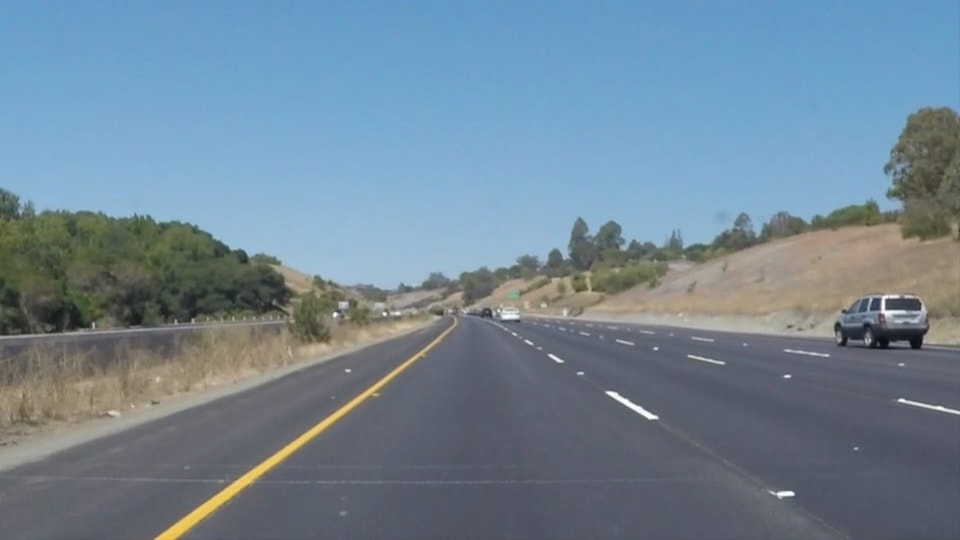
#> input picture test_images/solidYellowCurve.jpg, 960 x 540 px
$ jupyter execute Pipline.ipynb   (shell and % lines are left out)
#> lines starting #> are read from the running program, lines starting #| are printed output that depends on the picture; after the words box and inside, x2 and y2 are one past the last pixel; in counts of white or black regions, pixels touching at a corner belong together
[cell 1]
#importing some useful packages
import matplotlib.pyplot as plt
import matplotlib.image as mpimg
import numpy as np
import cv2
# Import everything needed to edit/save/watch video clips
from moviepy.editor import VideoFileClip
from IPython.display import HTML

### Import the image to be processed

[cell 2]
image = mpimg.imread('test_images/solidYellowCurve.jpg')
#> image is the input picture: shape (540, 960, 3); mean R, G, B 113, 133.4, 149
print('This image is: ',type(image), 'with dimensions: ', image.shape)
#| This image is:  <class 'numpy.ndarray'> with dimensions:  (540, 960, 3)
plt.imshow(image)
#> (this line was passed over: IPython is not available in this run)

### Some Helper functions :
 * this block contains multiple funtions which have been created for ease of final pipeline for this project.

[cell 3]
# [19 lines left out: function color_selection, not called in this run]

def grayscale(img):
    """Applies the Grayscale transform
    This will return an image with only one color channel
    but NOTE: to see the returned image as grayscale
    (assuming your grayscaled image is called 'gray')
    you should call plt.imshow(gray, cmap='gray')"""
    return cv2.cvtColor(img, cv2.COLOR_RGB2GRAY)
    # Or use BGR2GRAY if you read an image with cv2.imread()
    # return cv2.cvtColor(img, cv2.COLOR_BGR2GRAY)

def canny(img, low_threshold, high_threshold):
    """Applies the Canny transform"""
    return cv2.Canny(img, low_threshold, high_threshold)

def gaussian_blur(img, kernel_size):
    """Applies a Gaussian Noise kernel"""
    return cv2.GaussianBlur(img, (kernel_size, kernel_size), 0)

# [126 lines left out: functions region_of_interest, average_intercept_slope, line_points, draw_lines, hough_lines, weighted_img, not called in this run]

### Steps of pipline :
* This below code blocks are defined individually to show what changes each section of the code makes to the code.

[cell 4]
# converting given RGB image into HSV color model
HSV_image = cv2.cvtColor(image, cv2.COLOR_RGB2HSV)
#> HSV_image: shape (540, 960, 3); mean H, S, V 90, 67.7, 154.4

# detecting white lines whose intensity varies from 200 to 255 for RGB colors.
White = cv2.inRange(image, (200, 200, 200), (255, 255, 255))
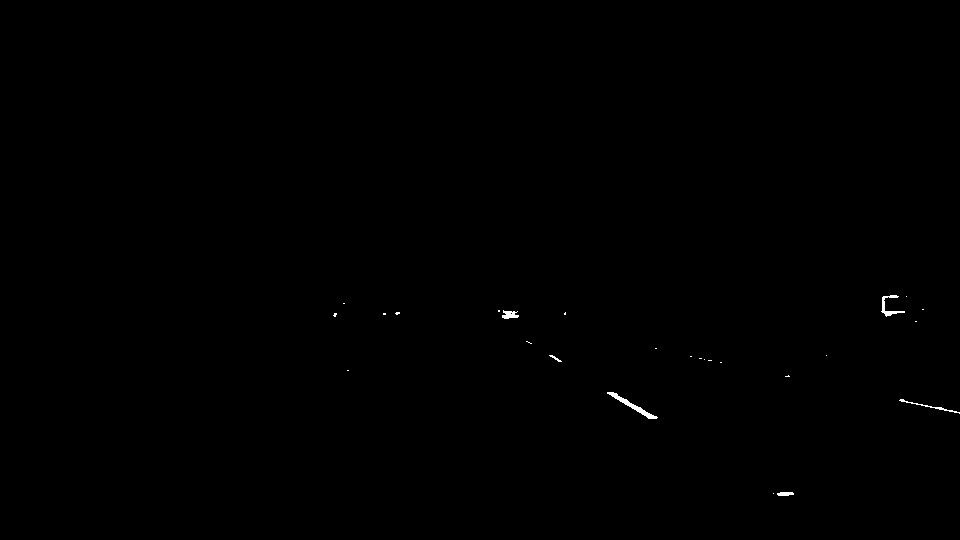
#> White: shape (540, 960); 0.15% white; 26 white regions (20 under 20 px), largest, box (x1, y1, x2, y2) and area: (607, 392, 658, 419) 245, (881, 295, 905, 317) 150, (899, 399, 960, 414) 105, (502, 310, 519, 319) 100, (777, 492, 794, 496) 58, (549, 355, 562, 362) 29

# detecting yellow lines using HSV converted image
# the values for rue 17, saturation 70 were obtained from trial and error basis
Yellow = cv2.inRange(HSV_image, (17, 70, 34), (30, 255, 255))
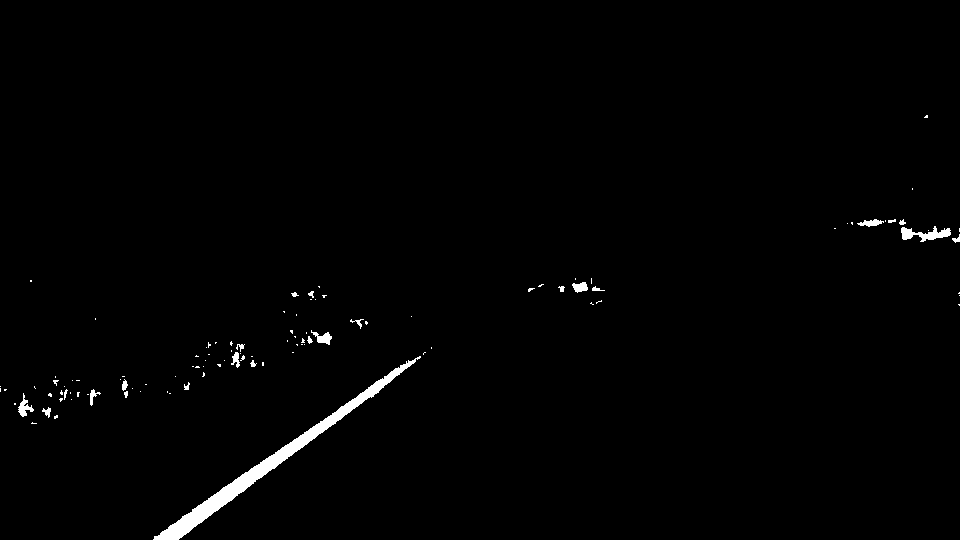
#> Yellow: shape (540, 960); 1.1% white; 107 white regions (83 under 20 px), largest, box (x1, y1, x2, y2) and area: (153, 356, 421, 540) 3573, (901, 226, 951, 242) 384, (18, 393, 34, 417) 153

# once both white and yellow lanes are obtained, we will merge them using bitwise_or function from cv2 and set other color pixels to 0.
mask_color = cv2.bitwise_or(White, Yellow)
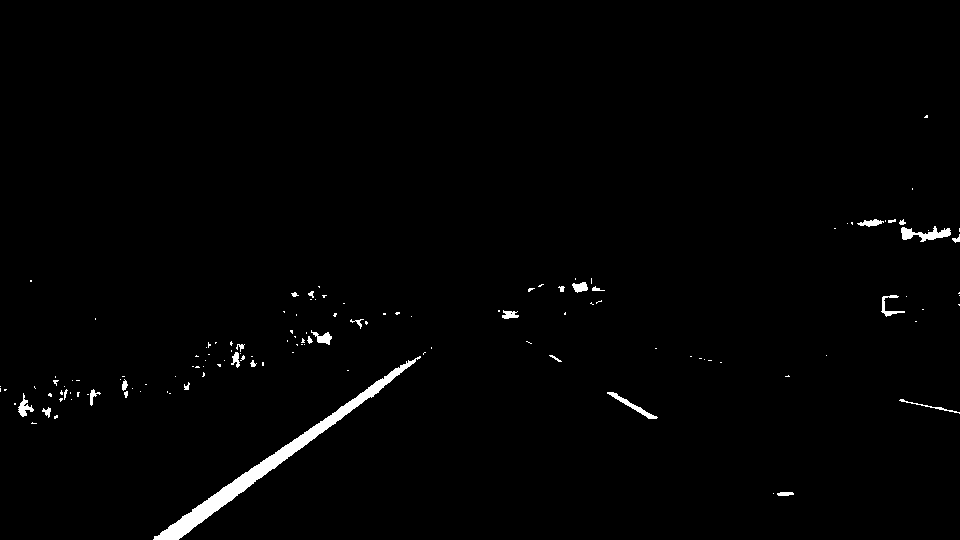
#> mask_color: shape (540, 960); 1.2% white; 133 white regions (103 under 20 px), largest, box (x1, y1, x2, y2) and area: (153, 356, 421, 540) 3573, (901, 226, 951, 242) 384, (607, 392, 658, 419) 245
masked_image = np.copy(image)
masked_image[mask_color == 0] = [0, 0, 0]
plt.imshow(masked_image)
#> (this line was passed over: IPython is not available in this run)
plt.savefig('examples/color_selection.jpg')
#> (this line was passed over: IPython is not available in this run)

[cell 5]
gray = grayscale(masked_image)
plt.imshow(gray, cmap='gray')
#> (this line was passed over: IPython is not available in this run)
plt.savefig('examples/gray.jpg')
#> (this line was passed over: IPython is not available in this run)

* gaussian blur image.

[cell 6]
kernal_size = 5
blur_gray = gaussian_blur(gray, kernal_size)
plt.imshow(blur_gray)
#> (this line was passed over: IPython is not available in this run)
plt.savefig('examples/blur_gray.jpg')
#> (this line was passed over: IPython is not available in this run)

$ run again, with test_images/solidWhiteCurve.jpg copied over test_images/solidYellowCurve.jpg
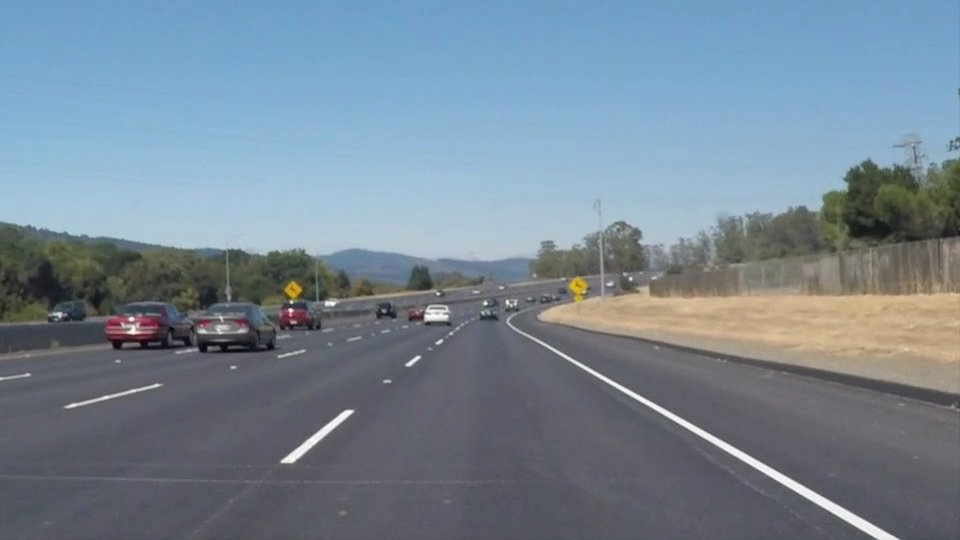
#> input picture test_images/solidWhiteCurve.jpg, 960 x 540 px
#> image is the input picture: shape (540, 960, 3); mean R, G, B 118.5, 134.5, 148.1
#| This image is:  <class 'numpy.ndarray'> with dimensions:  (540, 960, 3)
#> HSV_image: shape (540, 960, 3); mean H, S, V 97.9, 55.2, 152.4
#> `White = cv2.inRange(image, (200, 200, 200), (255, 255, 255))`:
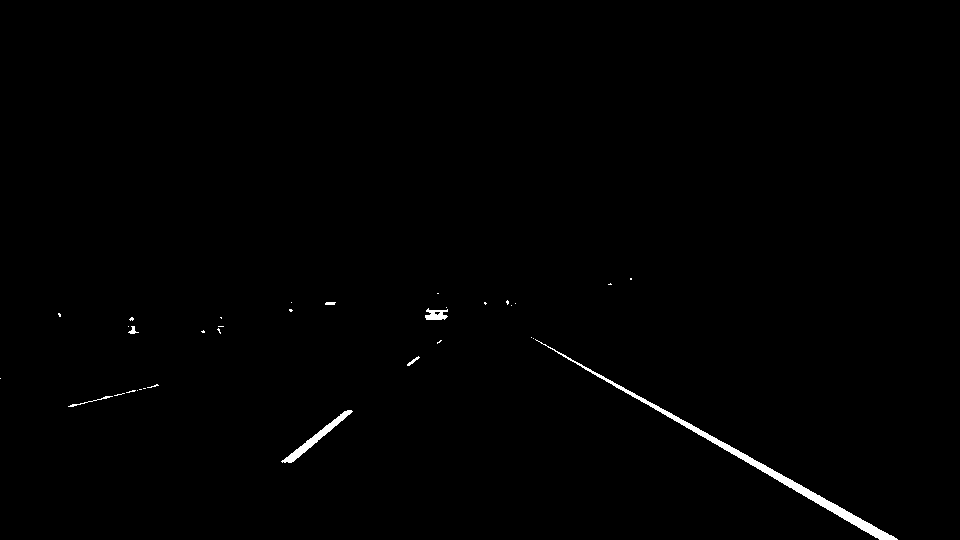
#> White: shape (540, 960); 0.64% white; 34 white regions (27 under 20 px), largest, box (x1, y1, x2, y2) and area: (535, 339, 898, 540) 2248, (281, 410, 353, 463) 560, (425, 308, 448, 320) 181
#> Yellow: shape (540, 960); 2.8% white; 58 white regions (48 under 20 px), largest, box (x1, y1, x2, y2) and area: (626, 280, 960, 361) 12621, (562, 275, 589, 316) 516, (280, 280, 307, 301) 415
#> mask_color: shape (540, 960); 3.5% white; 92 white regions (75 under 20 px), largest, box (x1, y1, x2, y2) and area: (626, 280, 960, 361) 12621, (535, 339, 898, 540) 2248, (281, 410, 353, 463) 560
#> in grayscale, `return cv2.cvtColor(img, cv2.COLOR_RGB2GRAY)`:
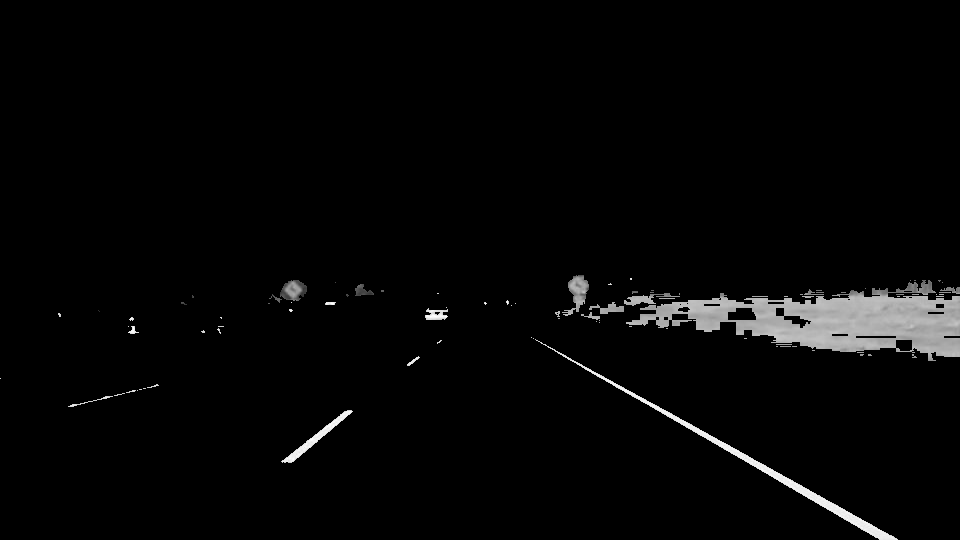
#> returned value: shape (540, 960); min 0, max 255, mean 6.3

$ run again, with test_images/solidWhiteRight.jpg copied over test_images/solidYellowCurve.jpg
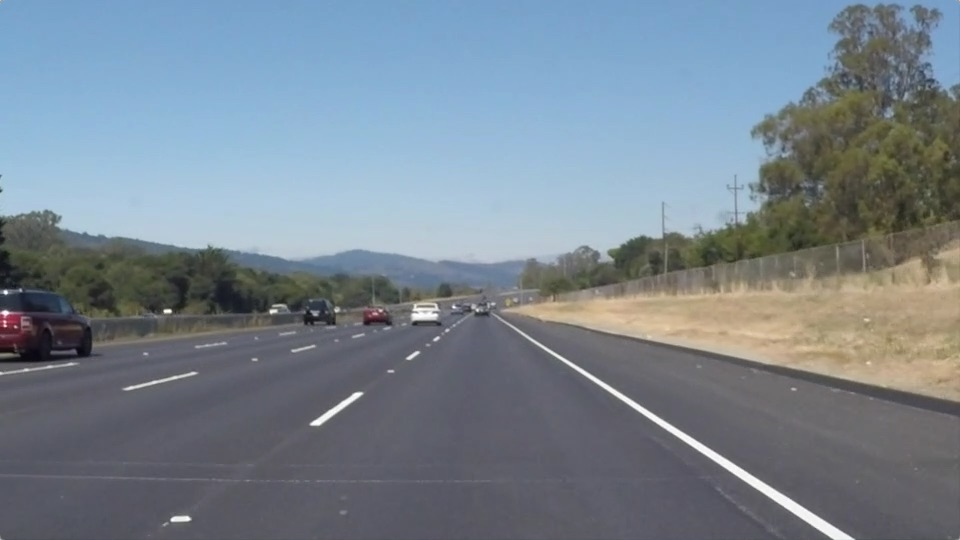
#> input picture test_images/solidWhiteRight.jpg, 960 x 540 px
#> image is the input picture: shape (540, 960, 3); mean R, G, B 120.3, 132.6, 143.7
#| This image is:  <class 'numpy.ndarray'> with dimensions:  (540, 960, 3)
#> HSV_image: shape (540, 960, 3); mean H, S, V 95, 51.9, 149.2
#> `White = cv2.inRange(image, (200, 200, 200), (255, 255, 255))`:
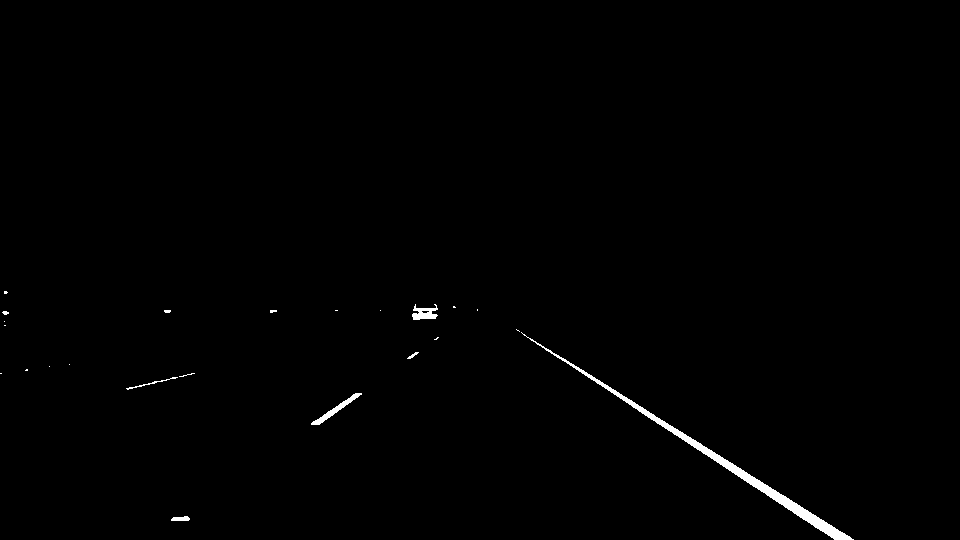
#> White: shape (540, 960); 0.62% white; 23 white regions (16 under 20 px), largest, box (x1, y1, x2, y2) and area: (521, 332, 854, 540) 2350, (311, 393, 362, 425) 291, (412, 304, 438, 320) 247
#> Yellow: shape (540, 960); 5.3% white; 129 white regions (105 under 20 px), largest, box (x1, y1, x2, y2) and area: (642, 245, 960, 386) 16334, (815, 120, 960, 201) 4446, (808, 182, 909, 244) 2352
#> in grayscale, `return cv2.cvtColor(img, cv2.COLOR_RGB2GRAY)`:
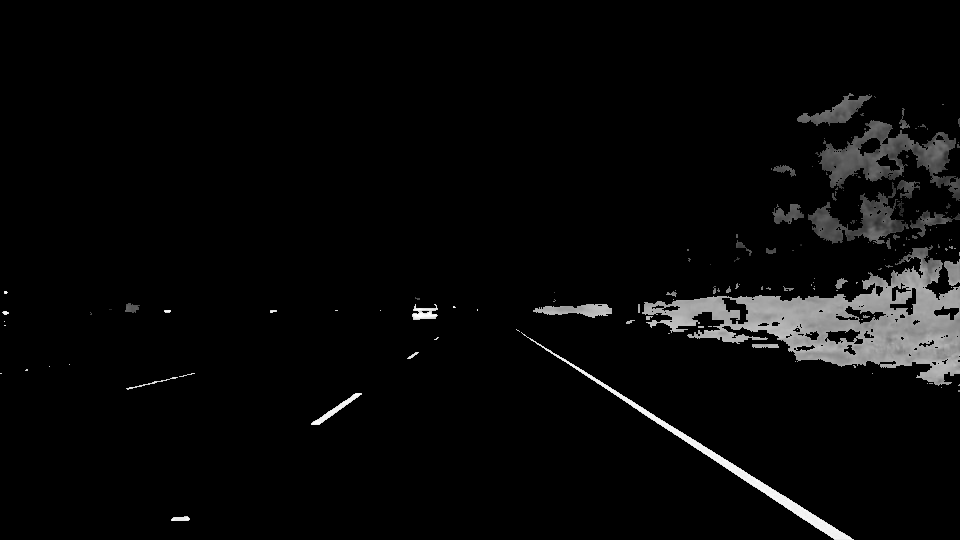
#> returned value: shape (540, 960); min 0, max 255, mean 8.5

$ run again, with test_images/solidYellowLeft.jpg copied over test_images/solidYellowCurve.jpg
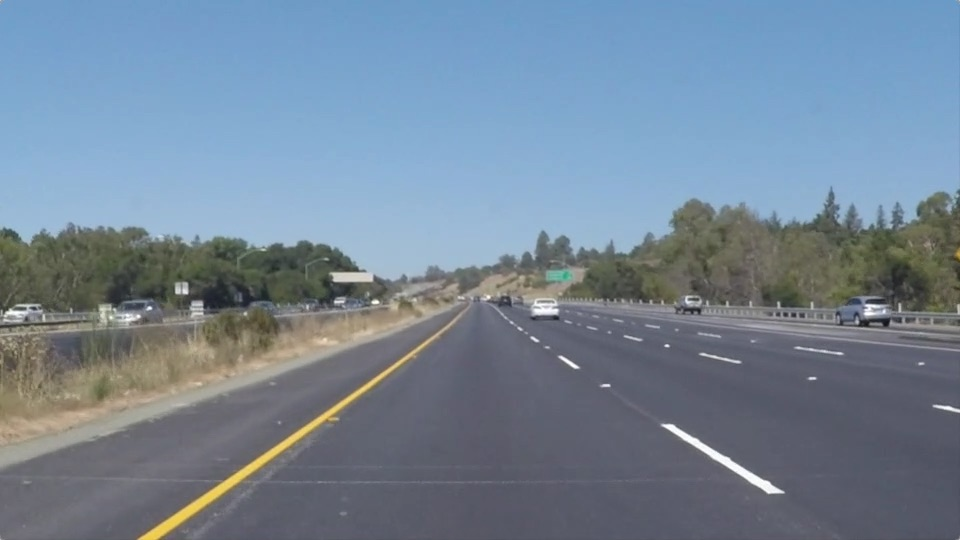
#> input picture test_images/solidYellowLeft.jpg, 960 x 540 px
#> image is the input picture: shape (540, 960, 3); mean R, G, B 116.5, 133.6, 150.8
#| This image is:  <class 'numpy.ndarray'> with dimensions:  (540, 960, 3)
#> HSV_image: shape (540, 960, 3); mean H, S, V 94.7, 61.6, 155
#> `White = cv2.inRange(image, (200, 200, 200), (255, 255, 255))`:
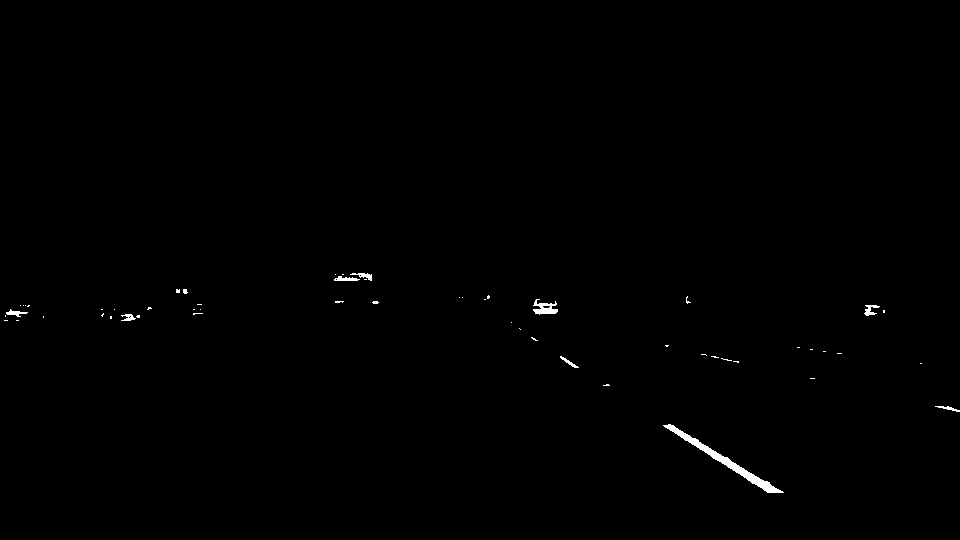
#> White: shape (540, 960); 0.37% white; 55 white regions (45 under 20 px), largest, box (x1, y1, x2, y2) and area: (663, 424, 784, 493) 915, (533, 299, 558, 315) 217, (864, 305, 880, 316) 89
#> Yellow: shape (540, 960); 1.6% white; 106 white regions (82 under 20 px), largest, box (x1, y1, x2, y2) and area: (137, 340, 431, 540) 3891, (0, 374, 34, 425) 834, (164, 357, 236, 383) 602
#> mask_color: shape (540, 960); 1.9% white; 161 white regions (127 under 20 px), largest, box (x1, y1, x2, y2) and area: (137, 340, 431, 540) 3891, (663, 424, 784, 493) 915, (0, 374, 34, 425) 834
#> in gaussian_blur, `return cv2.GaussianBlur(img, (kernel_size, kernel_size), 0)`:
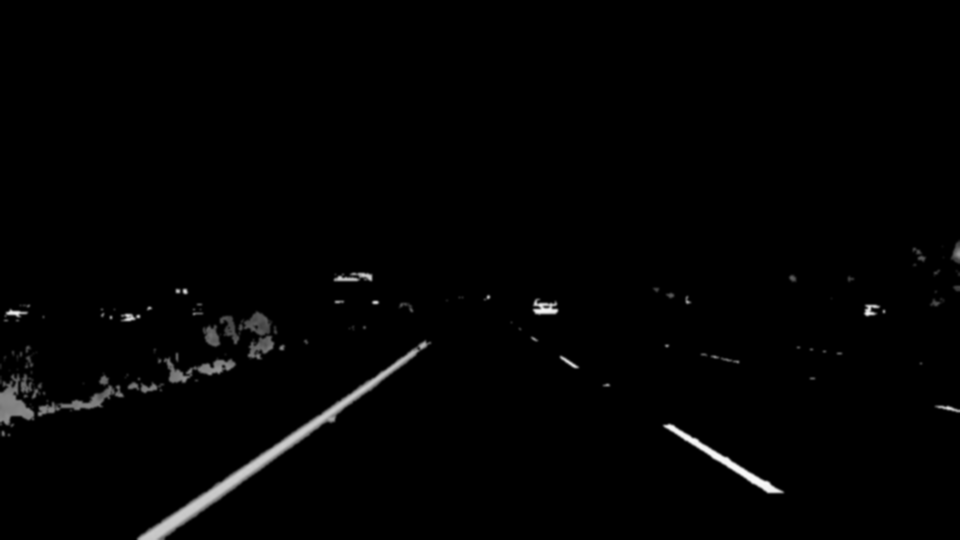
#> returned value: shape (540, 960); min 0, max 251, mean 3
